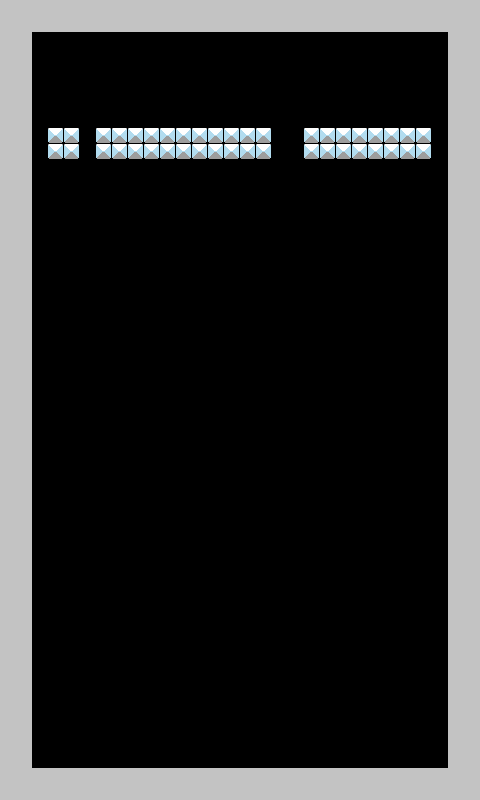

This game map was drawn from its Tiled (.tmx) file and the tilesets committed beside it. A one-line description and the trimmed map source follow:
An orthogonal 30x50 tile map with 16x16 px tiles, 2 tile layers (backgroundLayer, blockedLayer), 2 tilesets and 216 objects.

<map version="1.0" orientation="orthogonal" renderorder="right-down" width="30" height="50" tilewidth="16" tileheight="16">
 <tileset firstgid="1" name="tiles" tilewidth="16" tileheight="16">
  <image source="../img/tiles.png" trans="ff00ff" width="705" height="1280" />
  <terraintypes>
   <terrain name="test" tile="2957" />
  </terraintypes>
 </tileset>
 <tileset firstgid="3521" name="tiles" tilewidth="16" tileheight="16">
  <image source="../img/tiles.png" trans="ff00ff" width="705" height="1280" />
 </tileset>
 <layer name="backgroundLayer" width="30" height="50">
  <data>[1500 cells, 1500 non-empty, 1 distinct tile ids]</data>
 </layer>
 <layer name="blockedLayer" width="30" height="50">
  <data>[1500 cells, 346 non-empty, 2 distinct tile ids]</data>
 </layer>
 <objectgroup name="objectsLayer">
  <object gid="3741" x="49" y="89">
   <properties>
    <property name="sprite" value="brick1" />
    <property name="type" value="brick" />
   </properties>
  </object>
  <object gid="3741" x="65" y="89">
   <properties>
    <property name="sprite" value="brick1" />
    <property name="type" value="brick" />
   </properties>
  </object>
  <object gid="3741" x="49" y="105">
   <properties>
    <property name="sprite" value="brick1" />
    <property name="type" value="brick" />
   </properties>
  </object>
  <object gid="3741" x="65" y="105">
   <properties>
    <property name="sprite" value="brick1" />
    <property name="type" value="brick" />
   </properties>
  </object>
  <object gid="221" x="95" y="89">
   <properties>
    <property name="sprite" value="brick1" />
    <property name="type" value="brick" />
   </properties>
  </object>
  <object gid="221" x="111" y="89">
   <properties>
    <property name="sprite" value="brick1" />
    <property name="type" value="brick" />
   </properties>
  </object>
  <object gid="221" x="95" y="105">
   <properties>
    <property name="sprite" value="brick1" />
    <property name="type" value="brick" />
   </properties>
  </object>
  <object gid="221" x="111" y="105">
   <properties>
    <property name="sprite" value="brick1" />
    <property name="type" value="brick" />
   </properties>
  </object>
  <object gid="221" x="140" y="89">
   <properties>
    <property name="sprite" value="brick1" />
    <property name="type" value="brick" />
   </properties>
  </object>
  <object gid="221" x="156" y="89">
   <properties>
    <property name="sprite" value="brick1" />
    <property name="type" value="brick" />
   </properties>
  </object>
  <object gid="221" x="140" y="105">
   <properties>
    <property name="sprite" value="brick1" />
    <property name="type" value="brick" />
   </properties>
  </object>
  <object gid="221" x="156" y="105">
   <properties>
    <property name="sprite" value="brick1" />
    <property name="type" value="brick" />
   </properties>
  </object>
  <object gid="221" x="274" y="89">
   <properties>
    <property name="sprite" value="brick1" />
    <property name="type" value="brick" />
   </properties>
  </object>
  <object gid="221" x="245" y="89">
   <properties>
    <property name="sprite" value="brick1" />
    <property name="type" value="brick" />
   </properties>
  </object>
  <object gid="221" x="229" y="105">
   <properties>
    <property name="sprite" value="brick1" />
    <property name="type" value="brick" />
   </properties>
  </object>
  <object gid="221" x="290" y="105">
   <properties>
    <property name="sprite" value="brick1" />
    <property name="type" value="brick" />
   </properties>
  </object>
  <object gid="221" x="183" y="105">
   <properties>
    <property name="sprite" value="brick1" />
    <property name="type" value="brick" />
   </properties>
  </object>
  <object gid="221" x="199" y="89">
   <properties>
    <property name="sprite" value="brick1" />
    <property name="type" value="brick" />
   </properties>
  </object>
  <object gid="221" x="229" y="89">
   <properties>
    <property name="sprite" value="brick1" />
    <property name="type" value="brick" />
   </properties>
  </object>
  <object gid="221" x="290" y="89">
   <properties>
    <property name="sprite" value="brick1" />
    <property name="type" value="brick" />
   </properties>
  </object>
  <object gid="221" x="245" y="105">
   <properties>
    <property name="sprite" value="brick1" />
    <property name="type" value="brick" />
   </properties>
  </object>
  <object gid="221" x="199" y="105">
   <properties>
    <property name="sprite" value="brick1" />
    <property name="type" value="brick" />
   </properties>
  </object>
  <object gid="221" x="183" y="89">
   <properties>
    <property name="sprite" value="brick1" />
    <property name="type" value="brick" />
   </properties>
  </object>
  <object gid="221" x="274" y="105">
   <properties>
    <property name="sprite" value="brick1" />
    <property name="type" value="brick" />
   </properties>
  </object>
  <object gid="221" x="319" y="105">
   <properties>
    <property name="sprite" value="brick1" />
    <property name="type" value="brick" />
   </properties>
  </object>
  <object gid="221" x="380" y="105">
   <properties>
    <property name="sprite" value="brick1" />
    <property name="type" value="brick" />
   </properties>
  </object>
  <object gid="221" x="364" y="105">
   <properties>
    <property name="sprite" value="brick1" />
    <property name="type" value="brick" />
   </properties>
  </object>
  <object gid="221" x="319" y="89">
   <properties>
    <property name="sprite" value="brick1" />
    <property name="type" value="brick" />
   </properties>
  </object>
  <object gid="221" x="380" y="89">
   <properties>
    <property name="sprite" value="brick1" />
    <property name="type" value="brick" />
   </properties>
  </object>
  <object gid="221" x="335" y="89">
   <properties>
    <property name="sprite" value="brick1" />
    <property name="type" value="brick" />
   </properties>
  </object>
  <object gid="221" x="364" y="89">
   <properties>
    <property name="sprite" value="brick1" />
    <property name="type" value="brick" />
   </properties>
  </object>
  <object gid="221" x="335" y="105">
   <properties>
    <property name="sprite" value="brick1" />
    <property name="type" value="brick" />
   </properties>
  </object>
  <object gid="221" x="422" y="105">
   <properties>
    <property name="sprite" value="brick1" />
    <property name="type" value="brick" />
   </properties>
  </object>
  <object gid="221" x="406" y="89">
   <properties>
    <property name="sprite" value="brick1" />
    <property name="type" value="brick" />
   </properties>
  </object>
  <object gid="221" x="422" y="89">
   <properties>
    <property name="sprite" value="brick1" />
    <property name="type" value="brick" />
   </properties>
  </object>
  <object gid="221" x="406" y="105">
   <properties>
    <property name="sprite" value="brick1" />
    <property name="type" value="brick" />
   </properties>
  </object>
  <object gid="221" x="49" y="205">
   <properties>
    <property name="sprite" value="brick1" />
    <property name="type" value="brick" />
   </properties>
  </object>
  <object gid="221" x="49" y="189">
   <properties>
    <property name="sprite" value="brick1" />
    <property name="type" value="brick" />
   </properties>
  </object>
  <object gid="221" x="335" y="205">
   <properties>
    <property name="sprite" value="brick1" />
    <property name="type" value="brick" />
   </properties>
  </object>
  </objectgroup>
</map>
<!-- 177 of 216 objects omitted -->